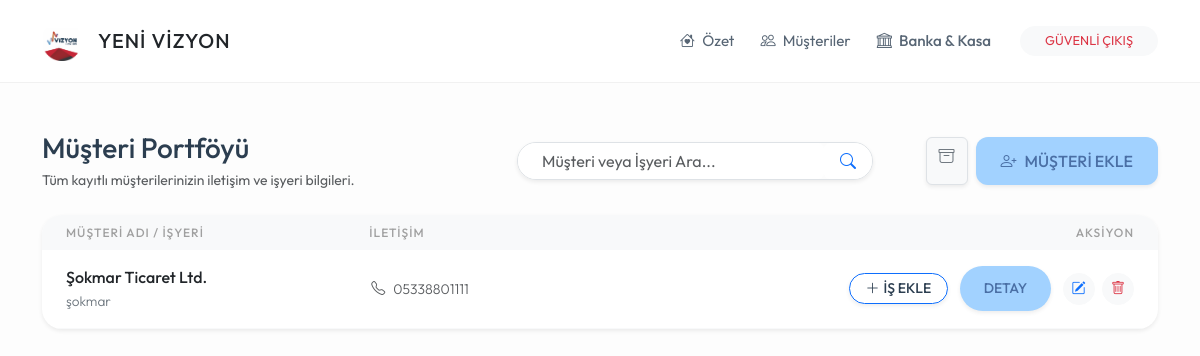
Before: /musteriler (signed in) with the older database file.
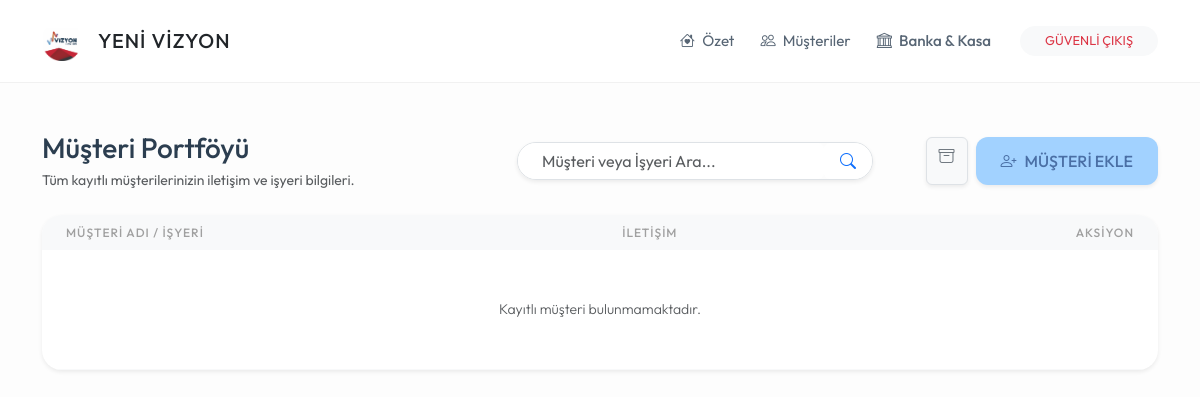
After: the same page with the newer database file.
### models.py (models this page shows)
class Musteri(db.Model):
    id = db.Column(db.Integer, primary_key=True)
    ad_soyad = db.Column(db.String(100), nullable=False)
    telefon = db.Column(db.String(20))
    isyeri_adi = db.Column(db.String(200))
    isyeri_adresi = db.Column(db.Text)
    durum = db.Column(db.String(20), default='Aktif')
    isler = db.relationship('IsKaydi', backref='sahibi', lazy=True)
    odemeler = db.relationship('Odeme', backref='musteri', lazy=True)

### routes/musteri_isleri.py (the view)
@musteri_bp.route('/musteriler')
def musteriler():
    if 'logged_in' not in session:
        return redirect(url_for('genel.index'))
    q = request.args.get('q')
    if q:
        bulunanlar = Musteri.query.filter(Musteri.durum == 'Aktif', or_(Musteri.ad_soyad.contains(q), Musteri.isyeri_adi.contains(q))).all()
        return render_template('musteriler.html', musteriler=bulunanlar, arama_var=True, terim=q)
    return render_template('musteriler.html', musteriler=Musteri.query.filter_by(durum='Aktif').all(), arama_var=False)

### templates/musteriler.html (shortened to what this page needs)
{% extends "base.html" %}
{% block content %}
<div class="row mb-4 align-items-center">
    <div class="col-md-5">
        <h3 class="mb-1">Müşteri Portföyü</h3>
        <p class="text-muted small mb-0">Tüm kayıtlı müşterilerinizin iletişim ve işyeri bilgileri.</p>
    </div>
    <div class="col-md-4 mt-3 mt-md-0">
        <form action="/musteriler" method="GET" class="d-flex shadow-sm rounded-pill overflow-hidden border">
            <input type="text" name="q" class="form-control border-0 ps-4" placeholder="Müşteri veya İşyeri Ara..." value="{{ terim or '' }}" style="background-color: #fff;">
            <button type="submit" class="btn btn-white border-0 text-primary bg-white px-3">
                <i class="bi bi-search"></i>
            </button>
        </form>
    </div>
    <div class="col-md-3 mt-3 mt-md-0 text-md-end d-flex justify-content-md-end gap-2">
        <a href="/pasif_musteriler" class="btn btn-light text-secondary border shadow-sm" title="Silinenleri Gör">
            <i class="bi bi-archive"></i>
        </a>
        <button class="btn btn-yvr-primary shadow-sm" data-bs-toggle="modal" data-bs-target="#musteriEkleModal">
            <i class="bi bi-person-plus me-2"></i>MÜŞTERİ EKLE
        </button>
    </div>
</div>
<div class="card card-custom p-0 overflow-hidden shadow-sm border-0">
    <div class="table-responsive">
        <table class="table table-hover align-middle mb-0">
            <thead style="background-color: #f8f9fa;">
                <tr>
                    <th class="ps-4">Müşteri Adı / İşyeri</th>
                    <th>İletişim</th>
                    <th class="text-end pe-4">Aksiyon</th>
                </tr>
            </thead>
            <tbody>
                {% for m in musteriler %}
                <tr>
                    <td class="ps-4">
                        <div class="fw-medium text-dark">{{ m.ad_soyad }}</div>
                        {% if m.isyeri_adi %}
                        <div class="small text-secondary" style="font-size: 0.85rem;">{{ m.isyeri_adi }}</div>
                        {% endif %}
                    </td>
                    <td>
                        <div class="small text-muted"><i class="bi bi-telephone me-2"></i>{{ m.telefon or '-' }}</div>
                    </td>
                    <td class="text-end pe-4">
                        <a href="/is_ekle?m_id={{ m.id }}" class="btn btn-sm btn-outline-primary fw-bold rounded-pill px-3 me-2 shadow-sm" title="Bu Müşteriye İş Ekle">
                            <i class="bi bi-plus-lg me-1"></i>İŞ EKLE
                        </a>
                        <a href="/musteri/{{ m.id }}" class="btn btn-sm btn-yvr-primary fw-bold rounded-pill px-4 me-2 shadow-sm" title="Müşteri Detayına Git">
                            DETAY
                        </a>
                        <a href="/musteri_duzenle/{{ m.id }}" class="btn btn-sm btn-light text-primary rounded-circle me-1" style="width: 32px; height: 32px;" title="Düzenle"><i class="bi bi-pencil-square"></i></a>
                        <a href="/musteri_sil/{{ m.id }}" onclick="return confirm('Bu müşteriyi listeden kaldırmak istediğinize emin misiniz? (Geçmiş işlemleri varsa silinmez, arşive kaldırılır.)');" class="btn btn-sm btn-light text-danger rounded-circle" style="width: 32px; height: 32px;" title="Listeden Kaldır"><i class="bi bi-trash"></i></a>
                    </td>
                </tr>
                {% endfor %}
                {% if not musteriler %}
                <tr>
                    <td colspan="3" class="text-center py-5 text-muted small">
                        {% if arama_var %}
                            "{{ terim }}" aramasıyla eşleşen müşteri bulunamadı.
                        {% else %}
                            Kayıtlı müşteri bulunmamaktadır.
                        {% endif %}
                    </td>
                </tr>
                {% endif %}
            </tbody>
        </table>
    </div>
</div>
{% endblock %}

Changed rows visible on the page:
removed Musteri: ad_soyad "Şokmar Ticaret Ltd.", isyeri_adi "şokmar", telefon "05338801111"
Other visible differences:
text now shown: "Kayıtlı müşteri bulunmamaktadır."
